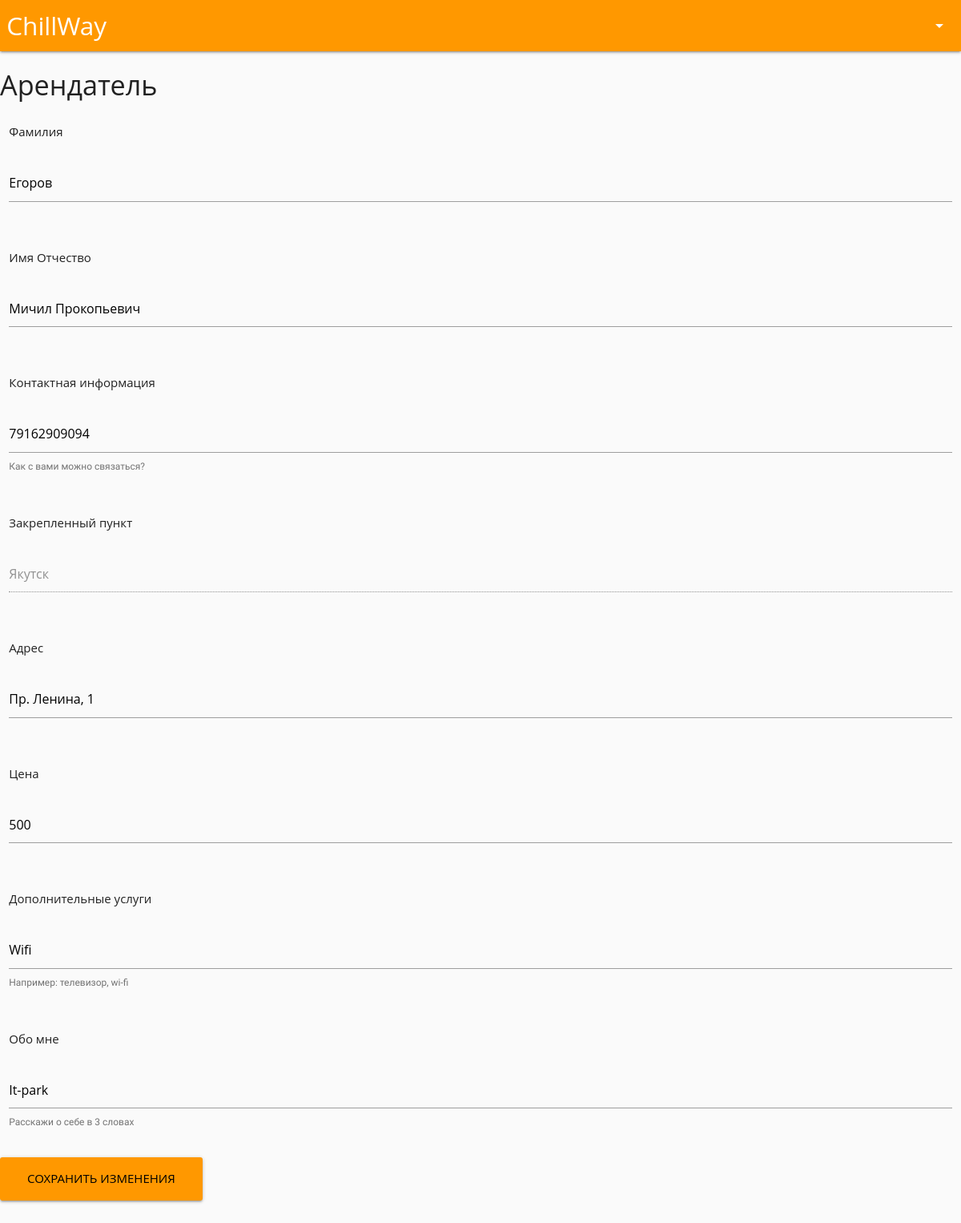
The app's page /settings/ (signed in) with its own data.
### main/models.py (models this page shows, shortened)
class Entrepreneur(models.Model):
	user      = models.OneToOneField(User,on_delete=models.CASCADE)
	status    = models.CharField(max_length = 50, choices = STATUS)
	location  = models.ForeignKey('Location', null = True, blank = True,on_delete=models.CASCADE)
	address   = models.CharField(max_length = 100, blank = True)
	price     = models.IntegerField(default = 0)
	telephone = models.CharField(max_length = 100, blank = True)
	addition  = models.CharField(max_length = 500, blank = True)
	about     = models.CharField(max_length = 500, default = "Предприниматель")
	photo     = models.ImageField(upload_to = "images/", default = "images/home_default.jpg")
	checked   = models.BooleanField(default = False)
	birthday        = models.DateField(default = "2001-04-04")
	sex             = models.BooleanField(default = False, choices = SEX)
	passport_series = models.CharField(max_length = 4)
	passport_number = models.CharField(max_length = 6)
	unit_code 		= models.CharField(max_length = 7)

class Location(models.Model):
	location = models.CharField(max_length = 100)
	def __str__(self):
		return str(self.location)

### main/views.py (the view, shortened to what this page needs)
# urls.py: url(r'^settings/$', views.settings, name = 'index'),
def settings(request):
	if not request.user.is_authenticated():
		return HttpResponseRedirect("/login")
	context = {}
	profile = get_correct_profile(request.user)
	status = request.user.email
	context["profile"] = profile
	request = render(request, 'main/settings.html', context)
	return request

### main/views.py (called while the page is built)
def get_correct_profile(user):
	status = user.email
	if "administrator" in status:
		profile = Administrator.objects.get(user = user)
	elif "consumer" in status:
		profile = Consumer.objects.get(user = user)
	else:
		profile = Entrepreneur.objects.get(user = user)
	return profile

### main/templates/main/settings.html (shortened to what this page needs)
{% load staticfiles %}
{% include 'main/header.html' %}
<h4>
	{% if profile.user.email == "consumer@m.ru" %}
		Путешественник
	{% elif profile.user.email == "home@m.ru" %}
		Арендатель
	{% elif profile.user.email == "repair@m.ru" %}
		Ремонт
	{% else %}
		Администрация
	{% endif %}
</h4>
<form action = "." method = "post">
	<div class="row form-group">
		<div class = "col s12">
			<p>Фамилия</p>
		</div>
		<div class="input-field col s12">
			<input id="text" name = "first_name" type="text" class="validate" value="{{profile.user.first_name}}">
		</div>
	</div>
	<div class="row form-group">
		<div class = "col s12">
			<p>Имя Отчество</p>
		</div>
		<div class="input-field col s12">
			<input id="text" name = "last_name" type="text" class="validate" value="{{profile.user.last_name}}">
		</div>
	</div>
	<div class="row form-group">
		<div class = "col s12">
			<p > Контактная информация </p>
		</div>
		<div class="input-field col s12">
			<input id="text" name = "telephone"  type="text" class="validate" value="{{profile.telephone}}">
			<span class="helper-text">Как с вами можно связаться?</span>
		</div>
	</div>
	{% if profile.user.email == "consumer@m.ru" %}
		<div class = "row">
			<div class = "col s12">
				<p > Возраст </p>
			</div>
			<div class="input-field col s12">
				<input id="text" name = "age"  type="text" class="validate" value="{{profile.age}}">
			</div>
		</div>
		<div class="row form-group">
			<div class = "col s12">
				<p>Предпочтения</p>
			</div>
			<div class="input-field col s12">
				<input id="text" name = "wishes" type="text" class="validate" value="{{profile.wishes}}">
				<span class="helper-text">Например: не люблю, когда курят</span>
			</div>
		</div>
	{% elif profile.user.email == "home@m.ru" or profile.user.email == "repair@m.ru" %}
		<div class="row form-group">
			<div class = "col s12">
				<p>Закрепленный пункт</p>
			</div>
			<div class="input-field col s12">
				<input id="text" name = "location" type="text" class="validate" value="{{profile.location}}" disabled>
			</div>
		</div>
		<div class="row form-group">
			<div class = "col s12">
				<p>Адрес</p>
			</div>
			<div class="input-field col s12">
				<input id="text" name = "address" type="text" class="validate" value="{{profile.address}}">
			</div>
		</div>
		{% if profile.user.email == "home@m.ru" %}
			<div class="row form-group">
				<div class = "col s12">
					<p>Цена</p>
				</div>
				<div class="input-field col s12">
					<input id="text" name = "price" type="text" class="validate" value="{{profile.price}}">
				</div>
			</div>
			<div class="row form-group">
				<div class = "col s12">
					<p>Дополнительные услуги</p>
				</div>
				<div class="input-field col s12">
					<input id="text" name = "addition" type="text" class="validate" value="{{profile.addition}}">
					<span class="helper-text">Например: телевизор, wi-fi</span>
				</div>
			</div>
		{% endif %}
	{% endif %}
	<div class="row form-group">
		<div class = "col s12">
			<p>Обо мне</p>
		</div>
		<div class="input-field col s12">
			<input id="text" name = "about" type="text" class="validate" value="{{profile.about}}">
			<span class="helper-text">Расскажи о себе в 3 словах</span>
		</div>
	</div>
	<div class="input-field col s12">
		<input class="btn btn-large orange waves-effect white-text center" type = "submit" name = "save" value = "Сохранить изменения">
	</div>
</form>
{% include 'main/footer.html' %}

### main/templates/main/header.html (style rules this page uses)
* { font-family: 'Arimo', sans-serif; }

### records on screen
Entrepreneur: first_name "Егоров", last_name "Мичил Прокопьевич", telephone "79162909094", location "Якутск", address "Пр. Ленина, 1", price "500", addition "Wifi", about "It-park"
